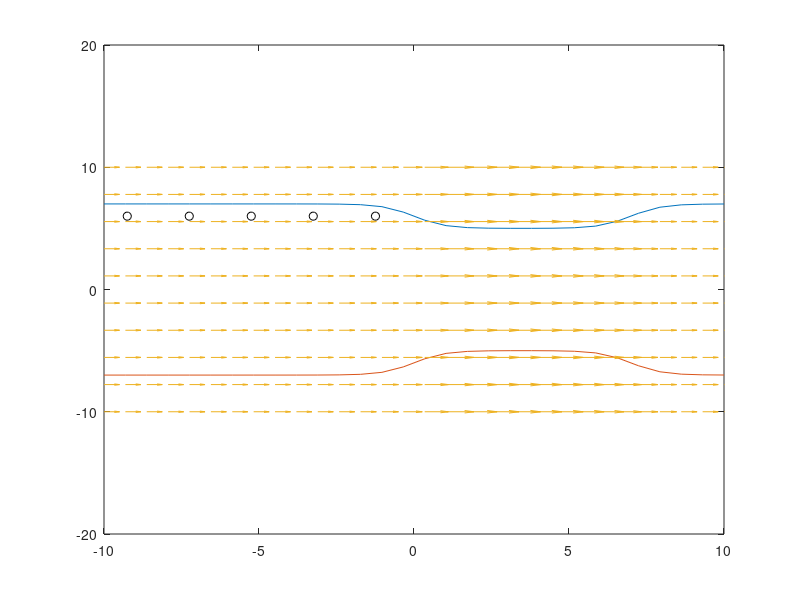
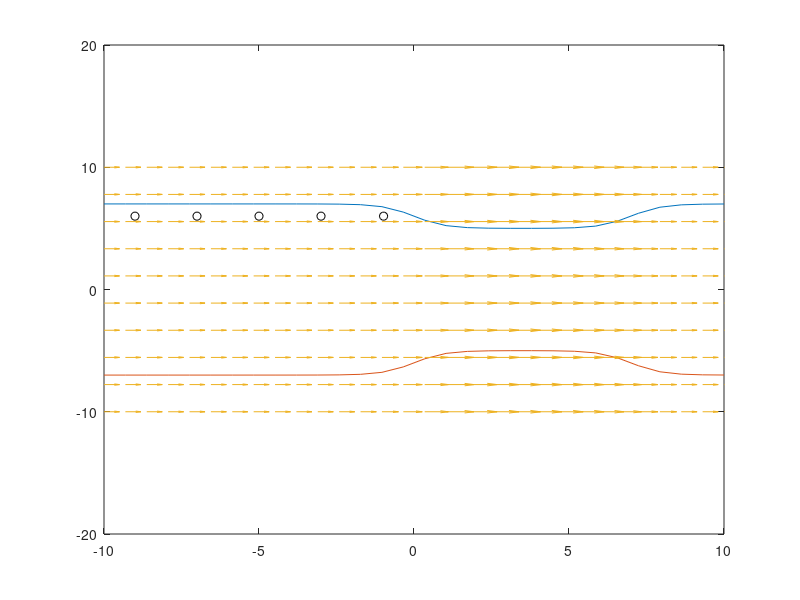
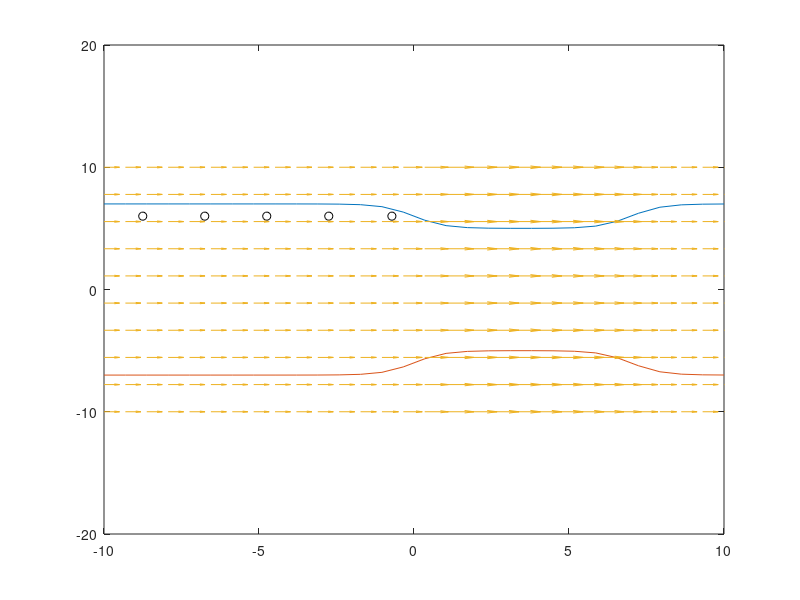
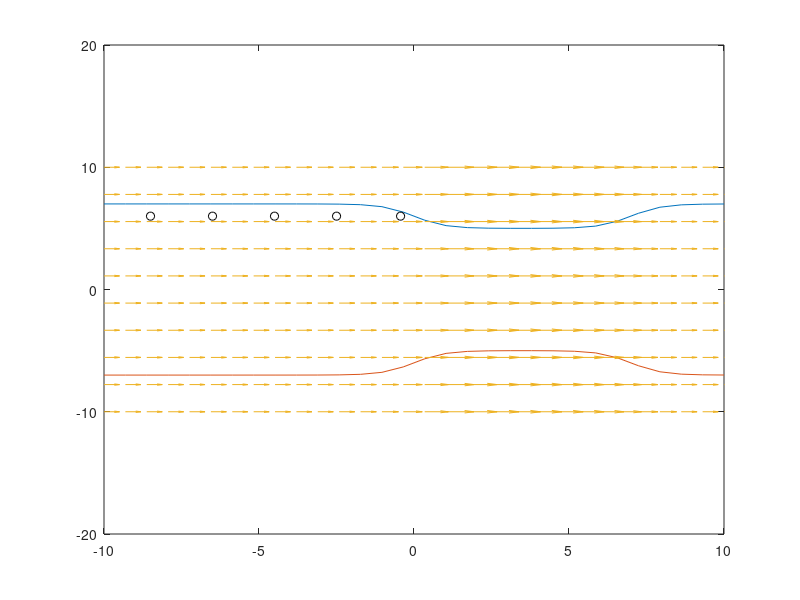

Write the MATLAB code that produced these figures, in order.
l=-10;

u=10;

Nh=30;
Nv=10;
Np=10

v0=0.5;

x=linspace(l,u,Nh); 
y=linspace(l,u,Nv); 

[xg,yg]=meshgrid(x,y);

A=1/20;
B=7;


y1=@(z)-tanh(z)+tanh(z-B)+B;
y2=@(z) tanh(z)-tanh(z-B)-B;



%------------Velocity field------------

vx=(v0.*B.^2 ./(-tanh(xg)+tanh(xg-B)+B).^2);
vy=0 .*xg;

xp=zeros(1,Np);
yp=zeros(1,Np);
for i=1:Np
xp(i)=-1.5 - ((u-l)/Np)*(i-1);
yp(i)=6; 
endfor



dt=0.5;



%xps=[xp] 
%yps=[yp]
k2=zeros(1,Np);
k1=zeros(1,Np);

for i=1:50
disp('----')
disp(i)
disp('----')
      for j=1:Np  
   
          %velocity interpolation
          vxp = interp2 (xg, yg, vx, xp(j), yp(j),'spline');
          vyp = interp2 (xg, yg, vy, xp(j), yp(j),'spline');
          
          %actualize particle position
          xp(j) +=vxp*dt;
      
       
          yp(j) +=vyp*dt;
          
          if(yp(j)>y1(xp(j)))
            k1(j)=1;
            yp(j)=y1(xp(j));
            norm=sqrt(yp(j)^2+xp(j)^2);
            vxp=vxp*xp/norm; #the velocity is wrong, this is the projection on the position vector, not the tangent. correct!
            vyp=vyp*yp/norm;
          endif
          
        
          if(yp(j)<y2(xp(j)))
            k2(j)=1;
            disp(k(j))
            yp(j)=y2(xp(j));
            norm=sqrt(yp(j)^2+xp(j)^2);
            vxp=vxp*xp/norm;
            vyp=vyp*yp/norm;
          endif
if(k2(j)>0)
  yp(j)=y2(xp(j));
endif

if(k1(j)>0)
  yp(j)=y1(xp(j));
  disp(y1(xp(j)))
  disp(yp(j))
endif
 # disp(k(j))

#           norm=sqrt(yp(j)^2+xp(j)^2);
#           vxp=vxp*xp/norm;
#           vyp=vyp*yp/norm;

      endfor

plot(x,y1(x))
hold on
plot(x,y2(x))
axis([l u 2*l 2*u])
plot(xp,yp,'ko'); 
%---------------Plot vectorial field
h = quiver (xg, yg, vx, vy,'AutoScale','off');
hold off

%--------------Print plot
filename=sprintf('E:/Digipen/PHY250/2021/Fluid_simulation/vectorialfield/animation_sf/%05d.png',i);
print(filename);
  


%xps=[-10:0.5:xp] 
%yps=[0:0.5:yp]
endfor





  

  
